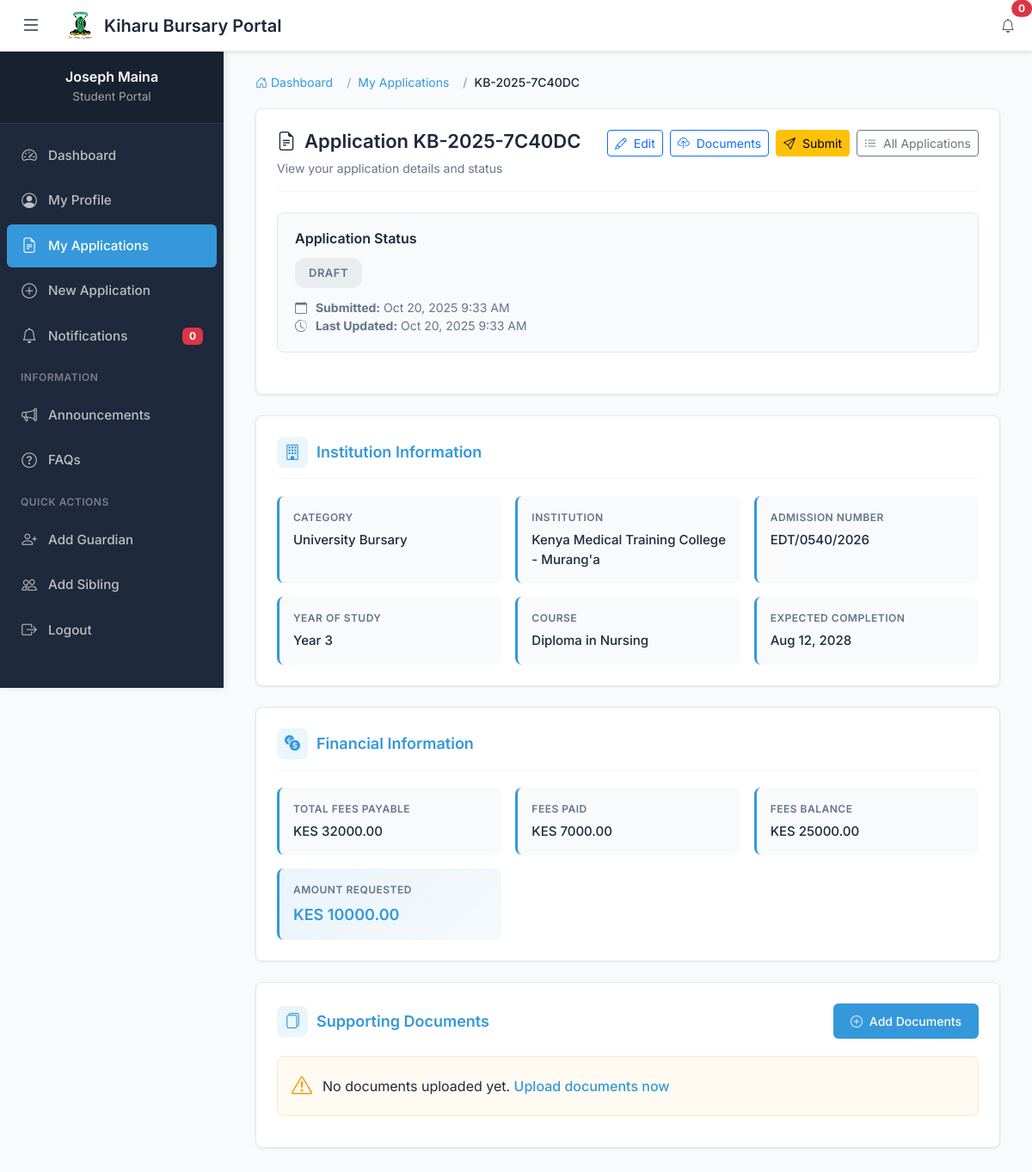
/student/application/227/ (signed in), run on an earlier commit of the app's database.
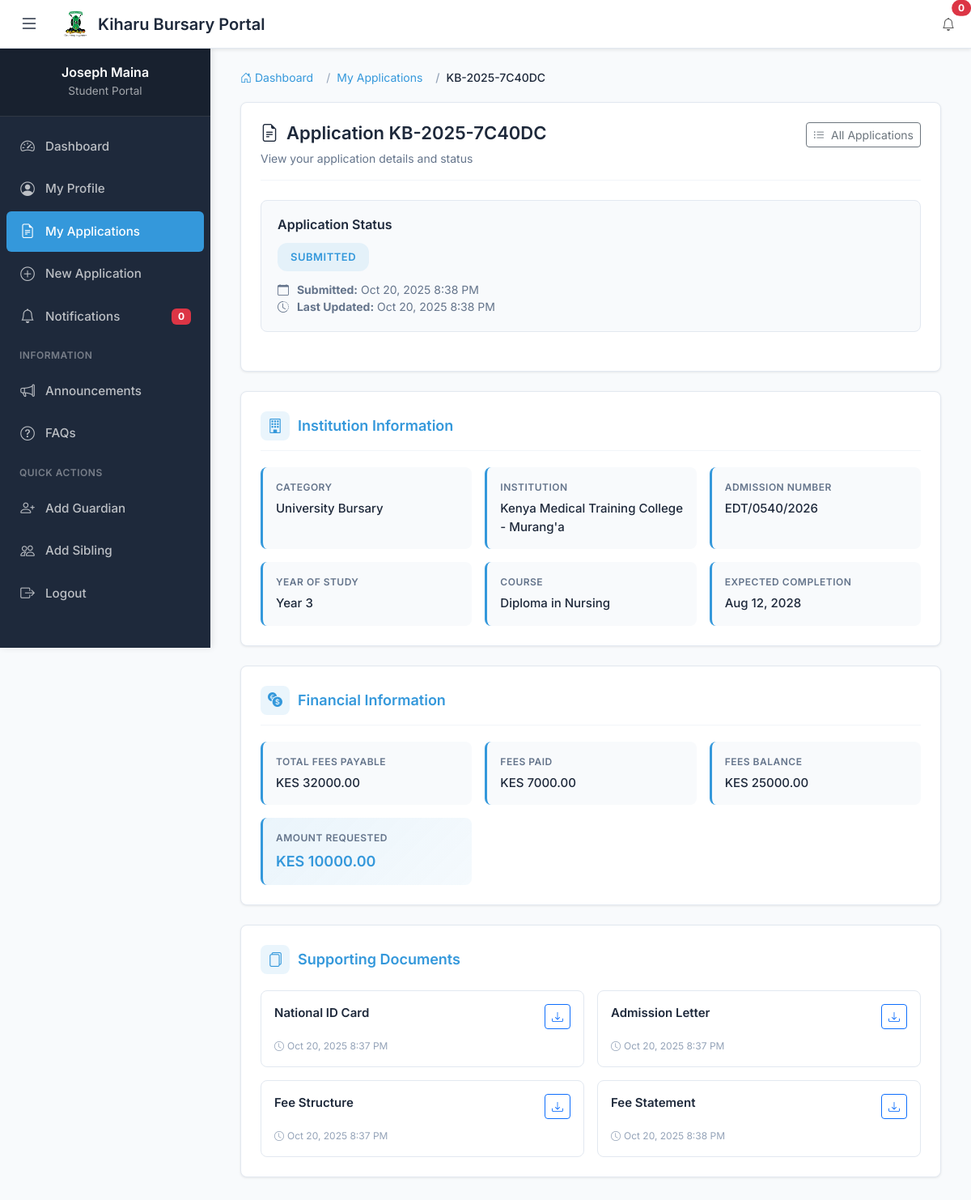
And on a later commit of the database.
### kiharu_system/models.py (models this page shows, shortened)
class Application(models.Model):
    APPLICATION_STATUS = (
        ('draft', 'Draft'),
        ('submitted', 'Submitted'),
        ('under_review', 'Under Review'),
        ('approved', 'Approved'),
        ('rejected', 'Rejected'),
        ('disbursed', 'Disbursed'),
    )
    application_number = models.CharField(max_length=20, unique=True, editable=False)
    applicant = models.ForeignKey(Applicant, on_delete=models.CASCADE, related_name='applications')
    fiscal_year = models.ForeignKey(FiscalYear, on_delete=models.CASCADE)
    bursary_category = models.ForeignKey(BursaryCategory, on_delete=models.CASCADE)
    institution = models.ForeignKey(Institution, on_delete=models.CASCADE)
    status = models.CharField(max_length=20, choices=APPLICATION_STATUS, default='draft')
    admission_number = models.CharField(max_length=100)
    year_of_study = models.PositiveIntegerField()
    course_name = models.CharField(max_length=200, blank=True, null=True)  # For college/university
    expected_completion_date = models.DateField()
    total_fees_payable = models.DecimalField(max_digits=10, decimal_places=2)
    fees_paid = models.DecimalField(max_digits=10, decimal_places=2)
    fees_balance = models.DecimalField(max_digits=10, decimal_places=2)
    amount_requested = models.DecimalField(max_digits=10, decimal_places=2)
    other_bursaries = models.BooleanField(default=False)
    other_bursaries_amount = models.DecimalField(max_digits=10, decimal_places=2, default=0)
    other_bursaries_source = models.CharField(max_length=200, blank=True, null=True)
    is_orphan = models.BooleanField(default=False)
    is_disabled = models.BooleanField(default=False)
    has_chronic_illness = models.BooleanField(default=False)
    chronic_illness_description = models.TextField(blank=True, null=True)
    date_submitted = models.DateTimeField(auto_now_add=True)
    last_updated = models.DateTimeField(auto_now=True)
    previous_allocation = models.BooleanField(default=False)
    previous_allocation_year = models.CharField(max_length=20, blank=True, null=True)
    previous_allocation_amount = models.DecimalField(max_digits=10, decimal_places=2, default=0)

class BursaryCategory(models.Model):
    CATEGORY_TYPES = (
        ('highschool', 'High School'),
        ('special_school', 'Special School'),
        ('college', 'College'),
        ('university', 'University'),
    )
    name = models.CharField(max_length=100)
    category_type = models.CharField(max_length=20, choices=CATEGORY_TYPES)
    fiscal_year = models.ForeignKey(FiscalYear, on_delete=models.CASCADE, related_name='categories')
    allocation_amount = models.DecimalField(max_digits=12, decimal_places=2)
    max_amount_per_applicant = models.DecimalField(max_digits=10, decimal_places=2)

class Institution(models.Model):
    INSTITUTION_TYPES = (
        ('highschool', 'High School'),
        ('special_school', 'Special School'),
        ('college', 'College'),
        ('university', 'University'),
    )
    name = models.CharField(max_length=200)
    institution_type = models.CharField(max_length=20, choices=INSTITUTION_TYPES)
    county = models.CharField(max_length=100)
    postal_address = models.CharField(max_length=100, blank=True, null=True)
    phone_number = models.CharField(max_length=20, blank=True, null=True)
    email = models.EmailField(blank=True, null=True)

class Document(models.Model):
    DOCUMENT_TYPES = (
        ('id_card', 'National ID Card'),
        ('admission_letter', 'Admission Letter'),
        ('fee_structure', 'Fee Structure'),
        ('fee_statement', 'Fee Statement'),
        ('academic_results', 'Academic Results'),
        ('birth_certificate', 'Birth Certificate'),
        ('parent_id', 'Parent/Guardian ID'),
        ('death_certificate', 'Death Certificate'),
        ('medical_report', 'Medical Report'),
        ('recommendation_letter', 'Recommendation Letter'),
        ('other', 'Other Document'),
    )
    application = models.ForeignKey(Application, on_delete=models.CASCADE, related_name='documents')
    document_type = models.CharField(max_length=30, choices=DOCUMENT_TYPES)
    file = models.FileField(upload_to='bursary_documents/')
    description = models.CharField(max_length=200, blank=True, null=True)
    uploaded_at = models.DateTimeField(auto_now_add=True)

### kiharu_system/views.py (the view)
# urls.py: path('student/application/<int:pk>/', views.student_application_detail, name='student_application_detail'),
@login_required
def student_application_detail(request, pk):
    try:
        applicant = request.user.applicant_profile
    except Applicant.DoesNotExist:
        return redirect('student_profile_create')
    application = get_object_or_404(Application, pk=pk, applicant=applicant)
    documents = Document.objects.filter(application=application)
    reviews = Review.objects.filter(application=application).order_by('-review_date')
    try:
        allocation = Allocation.objects.get(application=application)
    except Allocation.DoesNotExist:
        allocation = None
    context = {
        'application': application,
        'documents': documents,
        'reviews': reviews,
        'allocation': allocation,
    }
    return render(request, 'students/application_detail.html', context)

### templates/students/application_detail.html (shortened to what the changed rows need)
{% extends 'student_base.html' %}
{% load static %}
{% block content %}
<div class="container-fluid">
    <nav aria-label="breadcrumb">
        <ol class="breadcrumb">
            <li class="breadcrumb-item">
                <a href="{% url 'student_dashboard' %}">
                </a>
            </li>
            <li class="breadcrumb-item">
                <a href="{% url 'student_application_list' %}">My Applications</a>
            </li>
            <li class="breadcrumb-item active" aria-current="page">{{ application.application_number }}</li>
        </ol>
    </nav>
    <div class="section-container">
        <div class="page-header">
            <div>
                <h1 class="page-title">
                    <i class="bi bi-file-earmark-text"></i>
                    Application {{ application.application_number }}
                </h1>
                <p class="page-subtitle">
                    View your application details and status
                </p>
            </div>
            <div class="action-buttons">
                {% if application.status == 'draft' %}
                    <a href="{% url 'student_application_edit' application.pk %}" class="btn btn-outline-primary btn-sm">
                        <i class="bi bi-pencil me-1"></i> Edit
                    </a>
                    <a href="{% url 'student_application_documents' application.pk %}" class="btn btn-outline-primary btn-sm">
                        <i class="bi bi-cloud-upload me-1"></i> Documents
                    </a>
                    <a href="{% url 'student_application_submit' application.pk %}" class="btn btn-warning btn-sm">
                        <i class="bi bi-send me-1"></i> Submit
                    </a>
                {% endif %}
                <a href="{% url 'student_application_list' %}" class="btn btn-outline-secondary btn-sm">
                    <i class="bi bi-list-ul me-1"></i> All Applications
                </a>
            </div>
        </div>
        <div class="status-section">
            <div class="status-row">
                <div class="status-info">
                    <h4 style="font-size: 16px; font-weight: 600; color: #1E293B; margin-bottom: 12px;">Application Status</h4>
                    <span class="status-badge status-{{ application.status }}">
                        {{ application.get_status_display }}
                    </span>
                    <div class="status-details">
                        <div>
                            <i class="bi bi-calendar"></i>
                            <strong>Submitted:</strong> {{ application.date_submitted|date:"M j, Y g:i A"|default:"Not submitted" }}
                        </div>
                        <div>
                            <i class="bi bi-clock-history"></i>
                            <strong>Last Updated:</strong> {{ application.last_updated|date:"M j, Y g:i A" }}
                        </div>
                    </div>
                </div>
            </div>
        </div>
    </div>
    <div class="section-container">
        <div class="info-grid">
            <div class="info-item">
                <div class="info-label">Category</div>
                <div class="info-value">{{ application.bursary_category.name }}</div>
            </div>
            <div class="info-item">
                <div class="info-label">Institution</div>
                <div class="info-value">{{ application.institution.name }}</div>
            </div>
            <div class="info-item">
                <div class="info-label">Admission Number</div>
                <div class="info-value">{{ application.admission_number }}</div>
            </div>
            <div class="info-item">
                <div class="info-label">Year of Study</div>
                <div class="info-value">Year {{ application.year_of_study }}</div>
            </div>
            {% if application.course_name %}
            <div class="info-item">
                <div class="info-label">Course</div>
                <div class="info-value">{{ application.course_name }}</div>
            </div>
            {% endif %}
            <div class="info-item">
                <div class="info-label">Expected Completion</div>
                <div class="info-value">{{ application.expected_completion_date|date:"M j, Y" }}</div>
            </div>
        </div>
    </div>
    <div class="section-container">
        <div class="info-grid">
            <div class="info-item">
                <div class="info-label">Total Fees Payable</div>
                <div class="info-value">KES {{ application.total_fees_payable|floatformat:2 }}</div>
            </div>
            <div class="info-item">
                <div class="info-label">Fees Paid</div>
                <div class="info-value">KES {{ application.fees_paid|floatformat:2 }}</div>
            </div>
            <div class="info-item">
                <div class="info-label">Fees Balance</div>
                <div class="info-value">KES {{ application.fees_balance|floatformat:2 }}</div>
            </div>
            <div class="info-item info-item-highlight">
                <div class="info-label">Amount Requested</div>
                <div class="info-value">KES {{ application.amount_requested|floatformat:2 }}</div>
            </div>
        </div>
    </div>
    <div class="section-container">
        <div style="display: flex; justify-content: space-between; align-items: center; margin-bottom: 20px;">
            <h4 class="page-section-header" style="margin-bottom: 0; padding-bottom: 0; border: none;">
                <span class="section-icon">
                </span>
                Supporting Documents
            </h4>
            {% if application.status == 'draft' %}
                <a href="{% url 'student_application_documents' application.pk %}" class="btn btn-primary btn-sm">
                    <i class="bi bi-plus-circle me-1"></i> Add Documents
                </a>
            {% endif %}
        </div>
        {% if documents %}
            <div class="document-grid">
                {% for document in documents %}
                <div class="document-card">
                    <div class="document-header">
                        <div style="flex: 1;">
                            <div class="document-title">{{ document.get_document_type_display }}</div>
                        </div>
                        <div class="document-actions">
                            <a href="{{ document.file.url }}" target="_blank" class="btn btn-sm btn-outline-primary">
                                <i class="bi bi-download"></i>
                            </a>
                        </div>
                    </div>
                    <div class="document-meta">
                        <i class="bi bi-clock"></i>
                        {{ document.uploaded_at|date:"M j, Y g:i A" }}
                    </div>
                </div>
                {% endfor %}
            </div>
        {% else %}
            <div class="alert-custom alert-warning-custom">
                <i class="bi bi-exclamation-triangle alert-icon"></i>
                <div>
                    No documents uploaded yet.
                    {% if application.status == 'draft' %}
                        <a href="{% url 'student_application_documents' application.pk %}" style="color: #3498db; text-decoration: none; font-weight: 500;">
                            Upload documents now
                        </a>
                    {% endif %}
                </div>
            </div>
        {% endif %}
    </div>
</div>
{% endblock %}

What changed in the data, as far as the page shows it:
changed Application "Diploma in Nursing": status "DRAFT" → "SUBMITTED"; date_submitted "Oct 20, 2025 9:33 AM" → "Oct 20, 2025 8:38 PM"; last_updated "Oct 20, 2025 9:33 AM" → "Oct 20, 2025 8:38 PM"
added Document: document_type "National ID Card", uploaded_at "Oct 20, 2025 8:37 PM"
added Document: document_type "Admission Letter", uploaded_at "Oct 20, 2025 8:37 PM"
added Document: document_type "Fee Structure", uploaded_at "Oct 20, 2025 8:37 PM"
added Document: document_type "Fee Statement", uploaded_at "Oct 20, 2025 8:38 PM"
Also different on the page:
text no longer shown: "Edit Documents Submit Add Documents No documents uploaded yet. Upload documents now"
